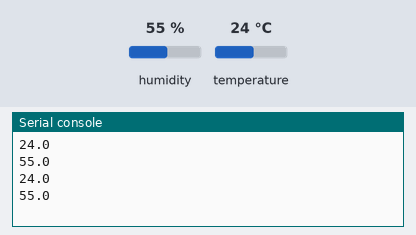
Bench run of a program on a simulated Raspberry Pi Pico running MicroPython. Shown: the last lines printed to the serial console. The inputs (shaded band) are chosen by the test bench; at power-on: humidity 55 %, temperature 24 °C.

Above: at 1.2 s.
1.3 s: humidity set to 22 %
At 2.6 s:
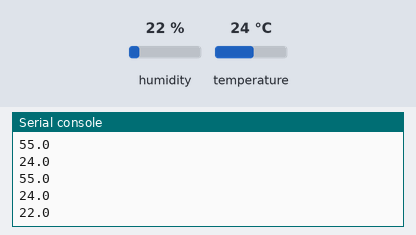
2.8 s: temperature set to 12 °C
At 3.8 s:
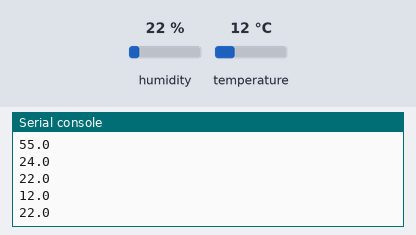
4.3 s: humidity set to 40 %
At 5.5 s:
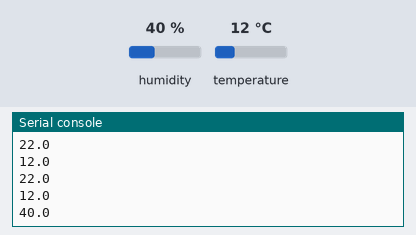
Timing chart, 0 to 7.3 s (numbered marks = the images above; inputs shaded):
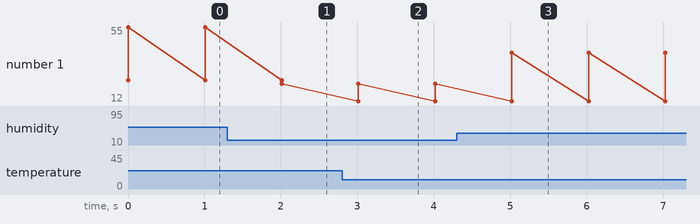

The program:

main.py
```python
import am2320
from machine import I2C, Pin
from utime import sleep
i2c = I2C(0,scl=Pin(17), sda=Pin(16))
sensor = am2320.AM2320(i2c)

while True:
    if sensor.measure() != False:
        print(sensor.temperature())
        print(sensor.humidity())
    sleep(1)
```

am2320.py
```python
"""
MicroPython Aosong AM2320 I2C driver
https://github.com/mcauser/micropython-am2320

MIT License
Copyright (c) 2016 Mike Causer

Permission is hereby granted, free of charge, to any person obtaining a copy
of this software and associated documentation files (the "Software"), to deal
in the Software without restriction, including without limitation the rights
to use, copy, modify, merge, publish, distribute, sublicense, and/or sell
copies of the Software, and to permit persons to whom the Software is
furnished to do so, subject to the following conditions:

The above copyright notice and this permission notice shall be included in all
copies or substantial portions of the Software.

THE SOFTWARE IS PROVIDED "AS IS", WITHOUT WARRANTY OF ANY KIND, EXPRESS OR
IMPLIED, INCLUDING BUT NOT LIMITED TO THE WARRANTIES OF MERCHANTABILITY,
FITNESS FOR A PARTICULAR PURPOSE AND NONINFRINGEMENT. IN NO EVENT SHALL THE
AUTHORS OR COPYRIGHT HOLDERS BE LIABLE FOR ANY CLAIM, DAMAGES OR OTHER
LIABILITY, WHETHER IN AN ACTION OF CONTRACT, TORT OR OTHERWISE, ARISING FROM,
OUT OF OR IN CONNECTION WITH THE SOFTWARE OR THE USE OR OTHER DEALINGS IN THE
SOFTWARE.
"""

import ustruct
import time

class AM2320:
    def __init__(self, i2c=None, address=0x5c):
        self.i2c = i2c
        self.address = address
        self.buf = bytearray(8)
    def measure(self):
        buf = self.buf
        address = self.address
        # wake sensor
        #try:
        #    self.i2c.writeto(address, b'')
        #except OSError:
            #print("wake error")
            #return
        # read 4 registers starting at offset 0x00
        try:
            self.i2c.writeto(address, b'\x03\x00\x04')
        except OSError:
            return False
        # wait at least 1.5ms
        time.sleep_ms(2)
        # read data
        self.i2c.readfrom_mem_into(address, 0, buf)
        crc = ustruct.unpack('<H', bytearray(buf[-2:]))[0]
        if (crc != self.crc16(buf[:-2])):
            raise Exception("checksum error")
    def crc16(self, buf):
        crc = 0xFFFF
        for c in buf:
            crc ^= c
            for i in range(8):
                if crc & 0x01:
                    crc >>= 1
                    crc ^= 0xA001
                else:
                    crc >>= 1
        return crc
    def humidity(self):
        return (self.buf[2] << 8 | self.buf[3]) * 0.1
    def temperature(self):
        t = ((self.buf[4] & 0x7f) << 8 | self.buf[5]) * 0.1
        if self.buf[4] & 0x80:
            t = -t
        return t
```

Measured:
- after the input at 1.3 s, the serial console: prints a new line after 0.71 s (image 1)
- after the input at 2.8 s, the serial console: prints a new line after 0.22 s (image 2)
- after the input at 4.3 s, the serial console: prints a new line after 0.72 s (image 3)
- plotted number 1: 55 → 22 after the input at 1.3 s, 22 → 40 after the input at 4.3 s
